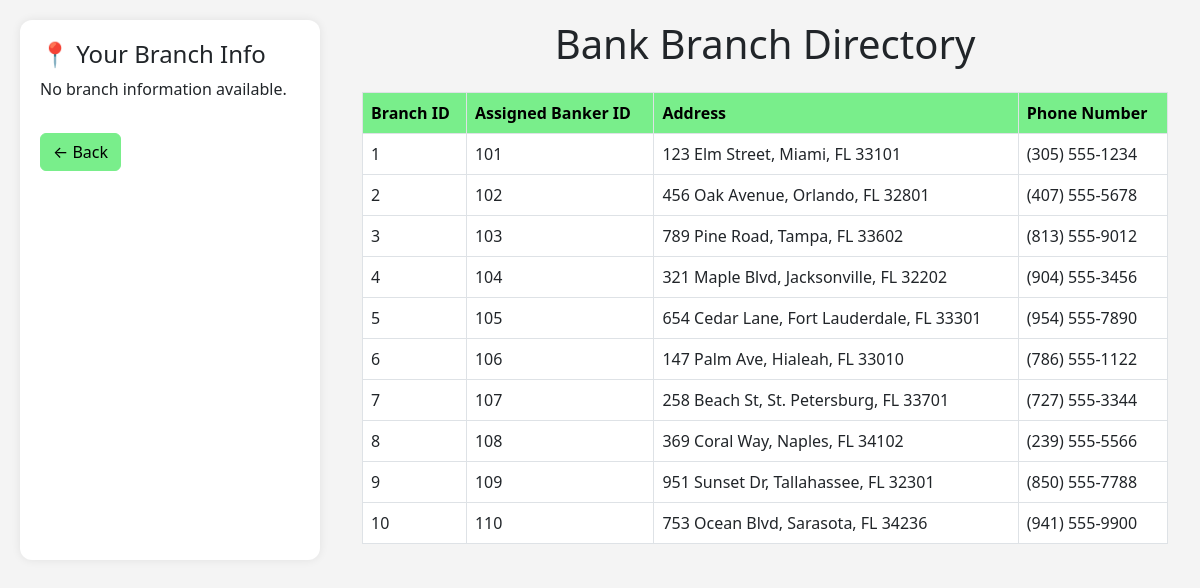
/Branch.php (signed in), run on the app's committed database.
### tables this page shows
CREATE TABLE Branch (
    BranchID INT PRIMARY KEY,
    AssignedBankerID INT,
    Address VARCHAR(255),
    PhoneNumber VARCHAR(20)
);

### Branch.php (the view, shortened to what this page needs)
<?php
include 'config.php';
$branchID = null;
$branchProfile = null;
$branches = mysqli_query($conn, "SELECT * FROM Branch");
?>
<!DOCTYPE html>
<html lang="en">
<head>
    <link href="https://cdn.jsdelivr.net/npm/bootstrap@5.3.0/dist/css/bootstrap.min.css" rel="stylesheet">
</head>
<body>
    <div class="sidebar">
        <h4>📍 Your Branch Info</h4>
        <?php if ($branchProfile): ?>
            <p><strong>Branch ID:</strong> <?= $branchProfile['BranchID'] ?></p>
            <p><strong>Address:</strong><br><?= $branchProfile['Address'] ?></p>
            <p><strong>Phone:</strong> <?= $branchProfile['PhoneNumber'] ?></p>
            <p><strong>Banker ID:</strong> <?= $branchProfile['AssignedBankerID'] ?></p>
        <?php else: ?>
            <p>No branch information available.</p>
        <?php endif; ?>
        <a href="bankaccount.php" class="btn btn-back mt-3">← Back</a>
    </div>
    <div class="main-content container">
        <h1 class="text-center mb-4">Bank Branch Directory</h1>
        <table class="table table-bordered table-green">
            <thead>
                <tr>
                    <th>Branch ID</th>
                    <th>Assigned Banker ID</th>
                    <th>Address</th>
                    <th>Phone Number</th>
                </tr>
            </thead>
            <tbody>
                <?php while ($row = mysqli_fetch_assoc($branches)): ?>
                    <tr class="<?= ($row['BranchID'] == $branchID) ? 'highlight' : '' ?>">
                        <td><?= htmlspecialchars($row['BranchID']) ?></td>
                        <td><?= htmlspecialchars($row['AssignedBankerID']) ?></td>
                        <td><?= htmlspecialchars($row['Address']) ?></td>
                        <td><?= htmlspecialchars($row['PhoneNumber']) ?></td>
                    </tr>
                <?php endwhile; ?>
            </tbody>
        </table>
    </div>
</body>
</html>

### Branch.php (style rules this page uses)
body { padding: 20px; background-color: #f4f4f4; display: flex; }
.sidebar { width: 300px; margin-right: 30px; background: #ffffff; padding: 20px; border-radius: 12px; box-shadow: 0 0 10px rgba(0,0,0,0.08); }
.main-content { flex: 1; }
.table-green th { background-color: #79EE8B; color: #000; }
.btn-back { margin-bottom: 15px; background-color: #79EE8B; border-color: #79EE8B; color: #000; }

### data on the page
branch: BranchID "1", AssignedBankerID "101", Address "123 Elm Street, Miami, FL 33101", PhoneNumber "(305) 555-1234"
branch: BranchID "2", AssignedBankerID "102", Address "456 Oak Avenue, Orlando, FL 32801", PhoneNumber "(407) 555-5678"
branch: BranchID "3", AssignedBankerID "103", Address "789 Pine Road, Tampa, FL 33602", PhoneNumber "(813) 555-9012"
branch: BranchID "4", AssignedBankerID "104", Address "321 Maple Blvd, Jacksonville, FL 32202", PhoneNumber "(904) 555-3456"
branch: BranchID "5", AssignedBankerID "105", Address "654 Cedar Lane, Fort Lauderdale, FL 33301", PhoneNumber "(954) 555-7890"
branch: BranchID "6", AssignedBankerID "106", Address "147 Palm Ave, Hialeah, FL 33010", PhoneNumber "(786) 555-1122"
branch: BranchID "7", AssignedBankerID "107", Address "258 Beach St, St. Petersburg, FL 33701", PhoneNumber "(727) 555-3344"
branch: BranchID "8", AssignedBankerID "108", Address "369 Coral Way, Naples, FL 34102", PhoneNumber "(239) 555-5566"
branch: BranchID "9", AssignedBankerID "109", Address "951 Sunset Dr, Tallahassee, FL 32301", PhoneNumber "(850) 555-7788"
branch: BranchID "10", AssignedBankerID "110", Address "753 Ocean Blvd, Sarasota, FL 34236", PhoneNumber "(941) 555-9900"
